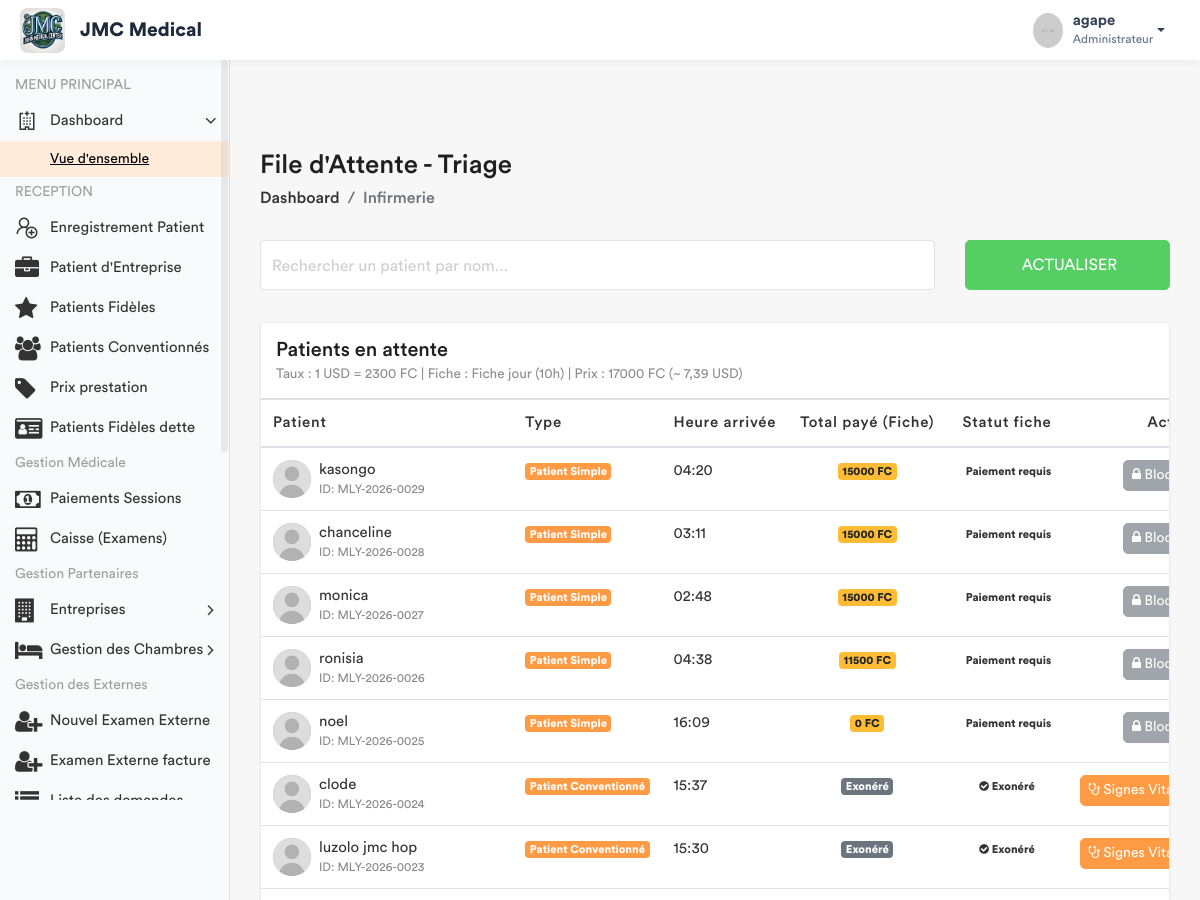
The app's page /infirmerie/attente/ (signed in, upper part), older data.
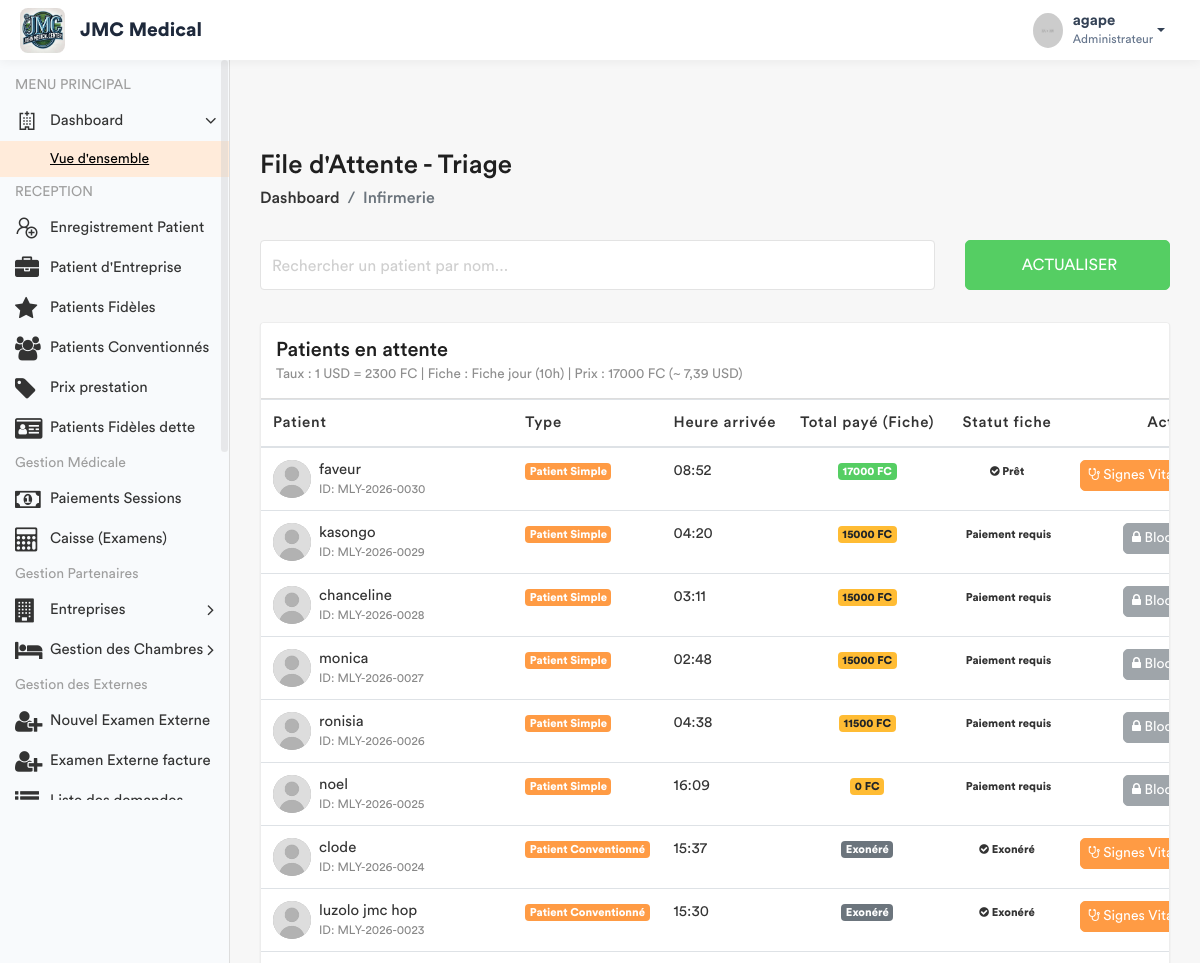
The same page, newer data.
### app/models.py (models this page shows, shortened)
class Patient(models.Model):
    TYPE_CHOICES = [
        ('SIMPLE', 'Patient Simple'),
        ('FIDELE', 'Patient Fidèle'),
        ('CONVENTIONNE', 'Patient Conventionné'),
    ]
    code_patient = models.CharField(max_length=20, unique=True, editable=False)
    noms = models.CharField(max_length=100)
    service = models.ForeignKey('Service', on_delete=models.PROTECT, related_name='patients', null=True)
    sexe = models.CharField(max_length=1, choices=[('M', 'Masculin'), ('F', 'Féminin')])
    age = models.CharField(max_length=30)
    adresse = models.TextField()
    telephone = models.CharField(max_length=20)
    hopital = models.ForeignKey(Hopital , on_delete=models.SET_NULL , related_name= 'patient_hopital', null = True)
    type_patient = models.CharField(max_length=15, choices=TYPE_CHOICES, default='SIMPLE')
    a_carte_fidelite = models.BooleanField(default=False, verbose_name="Possède carte de fidélité")
    entreprise = models.ForeignKey(
        'Entreprise',
        on_delete=models.SET_NULL,
        null=True,
        blank=True,
        related_name='patients',
        verbose_name="Entreprise (si conventionné)"
    )
    fiche_payee = models.BooleanField(default=False)
    created_by = models.ForeignKey(User, on_delete=models.SET_NULL, null=True, related_name='patients_crees')
    date_creation = models.DateTimeField(auto_now_add=True)
    date_modification = models.DateTimeField(auto_now=True)

### app/views.py (the view)
# urls.py: path('infirmerie/attente/', views.liste_attente_triage, name='liste_attente_triage'),
@login_required
def liste_attente_triage(request):
    taux = ConfigurationHopital.get_taux()  # 1 USD = taux CDF
    role = Fonction.objects.select_related('hopital', 'fonctionKey').filter(userKey=request.user).first()
    hopital_user = role.hopital if role else None
    if not hopital_user:
        messages.error(request, "Votre compte n'est rattaché à aucun hôpital.")
        return redirect('enregistrement_patient')
    now = timezone.now()
    if timezone.is_naive(now):
        now = timezone.make_aware(now, timezone.get_current_timezone())
    now_local = timezone.localtime(now)
    heure_actuelle = now_local.hour
    est_nuit = heure_actuelle >= 16 or heure_actuelle < 7
    libelle_cible = "Fiche nuit" if est_nuit else "Fiche jour"
    prestation_fiche = Prestation.objects.filter(
        categorie='ADM',
        libelle__icontains=libelle_cible,
        hopital=hopital_user
    ).first()
    if not prestation_fiche:
        messages.error(
            request,
            f"La prestation '{libelle_cible}' n'est pas configurée pour votre hôpital."
        )
        prix_fiche_cdf = Decimal('0')
    else:
        prix_fiche_cdf = prestation_fiche.prix or Decimal('0')
    prix_fiche_usd = prix_fiche_cdf / taux if taux else Decimal('0')
    patients_liste = Patient.objects.filter(hopital=hopital_user).order_by('-date_creation')
    for patient in patients_liste:
        if patient.type_patient != 'SIMPLE':
            patient.a_solde_fiche = True
            patient.total_fiche_cdf = Decimal('0')  # ou total_fiche_usd si tu veux garder ce champ
            patient.doit_payer_fiche = False
        else:
            patient.doit_payer_fiche = True
            paiements = Paiement.objects.filter(
                patient=patient,
                service='FICHE',
                hopital=hopital_user
            )
            total_paye_cdf = Decimal('0')
            for p in paiements:
                if p.devise == 'CDF':
                    total_paye_cdf += p.montant_verse
                else:  # USD
                    total_paye_cdf += p.montant_verse * taux
            patient.total_fiche_cdf = total_paye_cdf
            patient.a_solde_fiche = total_paye_cdf >= prix_fiche_cdf
        patient.a_signes_vitaux_deja_pris = SigneVital.objects.filter(patient=patient).exists()
    fonctionKey = role.fonctionKey.roleName if (role and role.fonctionKey) else None
    return render(request, 'back-end/infirmerie/liste_attente.html', {
        'patients': patients_liste,
        'taux': taux,
        'prix_fiche': prix_fiche_usd,      # pour affichage en USD si tu veux
        'prix_fiche_cdf': prix_fiche_cdf,  # pour affichage en CDF
        'fonctionKey': fonctionKey,
        'libelle_cible': libelle_cible,
        'est_nuit': est_nuit,
        'heure_actuelle': heure_actuelle,
    })

### app/models.py (called while the page is built)
    @classmethod
    def get_taux(cls):
        config = cls.objects.first()
        if config:
            return config.taux_usd_en_cdf
        return Decimal('2500.00')

### app/templates/back-end/infirmerie/liste_attente.html (shortened to what the changed rows need)
<!DOCTYPE html>
{% load static %}
<html lang="fr">
    <head>
        {% include 'back-end/includes/css.html' %}
    </head>
    <body>
        <div class="main-wrapper">
            <div class="page-wrapper">
                <div class="content container-fluid">
                    <div class="card card-table mt-3">
                        <div class="card-body">
                            <div class="table-responsive">
                                <table class="table table-hover table-center mb-0" id="patientTable">
                                    <thead>
                                        <tr>
                                            <th>Patient</th>
                                            <th>Type</th>
                                            <th>Heure arrivée</th>
                                            <th class="text-center">Total payé (Fiche)</th>
                                            <th class="text-center">Statut fiche</th>
                                            <th class="text-right">Action</th>
                                        </tr>
                                    </thead>
                                    <tbody>
                                        {% for patient in patients %}
                                        <tr>
                                            <td>
                                                <h2 class="table-avatar">
                                                    <a href="#" class="avatar avatar-sm mr-2">
                                                        <img class="avatar-img rounded-circle" src="{% static 'back-end/assets/img/user.jpg' %}" alt="User">
                                                    </a>
                                                    <a href="#">{{ patient.noms }} <span>ID: {{ patient.code_patient }}</span></a>
                                                </h2>
                                            </td>
                                            <td><span class="badge badge-primary">{{ patient.get_type_patient_display }}</span></td>
                                            <td>{{ patient.date_creation|date:"H:i" }}</td>
                                            <td class="text-center">
                                                {% if patient.type_patient != 'SIMPLE' %}
                                                    <span class="badge badge-secondary">Exonéré</span>
                                                {% else %}
                                                    <span class="badge {% if patient.a_solde_fiche %}badge-success{% else %}badge-warning{% endif %}">
                                                        {{ patient.total_fiche_cdf|floatformat:0 }} FC
                                                    </span>
                                                {% endif %}
                                            </td>
                                            <td class="text-center">
                                                {% if patient.type_patient != 'SIMPLE' %}
                                                    <span class="badge badge-success-border"><i class="fa fa-check-circle"></i> Exonéré</span>
                                                {% elif patient.a_solde_fiche %}
                                                    <span class="badge badge-success-border"><i class="fa fa-check-circle"></i> Prêt</span>
                                                {% else %}
                                                    <span class="badge badge-danger-border"> Paiement requis</span>
                                                {% endif %}
                                            </td>
                                            <td class="text-right">
                                                {% if patient.type_patient != 'SIMPLE' %}
                                                    {% if patient.a_signes_vitaux_deja_pris %}
                                                        <button class="btn btn-warning btn-sm" disabled>
                                                            <i class="fa fa-check-square"></i> Déjà prélevé
                                                        </button>
                                                    {% else %}
                                                        <a href="{% url 'saisir_signes' patient.id %}" class="btn btn-primary btn-sm">
                                                            <i class="fa fa-stethoscope"></i> Signes Vitaux
                                                        </a>
                                                    {% endif %}
                                                {% elif not patient.a_solde_fiche and patient.doit_payer_fiche %}
                                                    <button class="btn btn-secondary btn-sm" disabled title="Le patient doit solder la fiche">
                                                        <i class="fa fa-lock"></i> Bloqué
                                                    </button>
                                                {% elif patient.a_signes_vitaux_deja_pris %}
                                                    <button class="btn btn-warning btn-sm" disabled>
                                                        <i class="fa fa-check-square"></i> Déjà prélevé
                                                    </button>
                                                {% else %}
                                                    <a href="{% url 'saisir_signes' patient.id %}" class="btn btn-primary btn-sm">
                                                        <i class="fa fa-stethoscope"></i> Signes Vitaux
                                                    </a>
                                                {% endif %}
                                            </td>
                                        </tr>
                                        {% empty %}
                                        <tr>
                                            <td colspan="6" class="text-center py-4">Aucun patient en attente.</td>
                                        </tr>
                                        {% endfor %}
                                    </tbody>
                                </table>
                            </div>
                        </div>
                    </div>
                </div>
            </div>
        </div>
    </body>
</html>

Row changes from the older to the newer data that the page shows:
added Patient: noms "faveur", code_patient "MLY-2026-0030", type_patient "Patient Simple", date_creation "08:52", total_fiche_cdf "17000", shows "Prêt", shows "Signes…"
